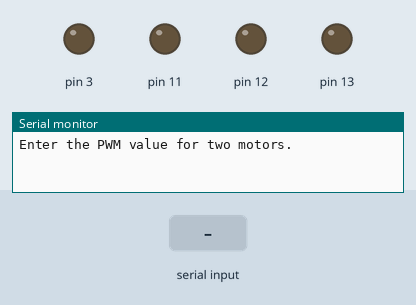
The sketch below on a simulated Arduino Uno, built with avr-gcc and run on an emulated ATmega328P. Shown: output pins drawn as LEDs (lit = HIGH), the last lines printed to the serial monitor. The test bench sets the inputs (shaded band).

Above: at 1.2 s.
1.3 s: "90,45\n" received over Serial
At 3.3 s:
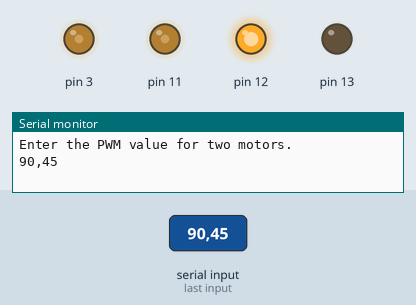
3.8 s: "5\n" received over Serial
At 6.0 s:
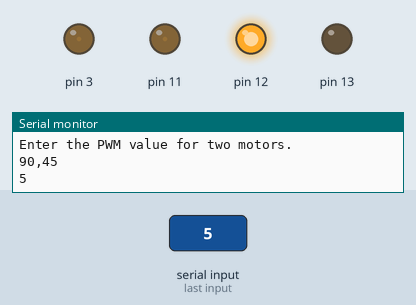
6.3 s: "200\n" received over Serial
At 8.2 s:
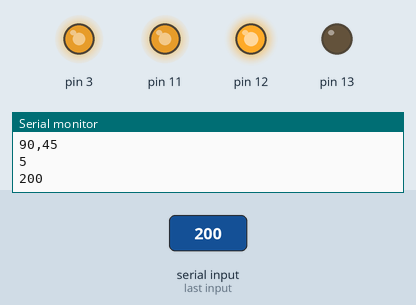
8.8 s: "90\n" received over Serial
At 10.1 s:
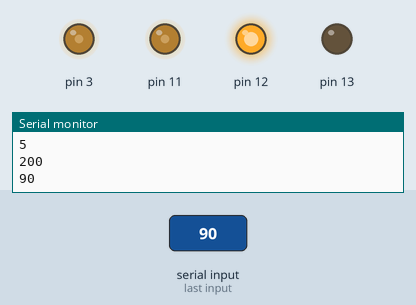
Timing chart, 0 to 11.8 s (numbered marks = the images above; inputs shaded):
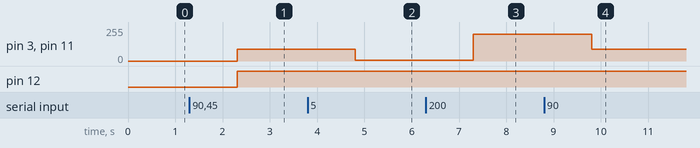

The sketch:

LAB_PITCH.ino
```cpp
#include <stdio.h>
#include <stdlib.h>
int PWM;
String l;
void setup() {

  //A
  pinMode(12, OUTPUT);
  pinMode(13, OUTPUT);

  //B
  pinMode(13, OUTPUT);
  pinMode(12, OUTPUT);

  Serial.begin(9600);
  while(!Serial);
  Serial.println("Enter the PWM value for two motors.");
}

void loop(){
  if (Serial.available()>0){
  l=Serial.readString();
  PWM=l.toInt();

  Serial.println(l);
  //A
  digitalWrite(13, HIGH);
  digitalWrite(12, LOW);
  analogWrite(3, PWM);

  //B
  digitalWrite(13, LOW);
  digitalWrite(12, HIGH);
  analogWrite(11, PWM);

  }

}
```

Measured:
- after the input at 1.3 s, pin 3, pin 11: 0/255 → 90/255 after 1.0 s; pin 12: LOW → HIGH after 1.0 s
- after the input at 3.8 s, pin 3, pin 11: 90/255 → 5/255 after 1.0 s
- after the input at 6.3 s, pin 3, pin 11: 5/255 → 200/255 after 1.0 s
- after the input at 8.8 s, pin 3, pin 11: 200/255 → 90/255 after 1.0 s
